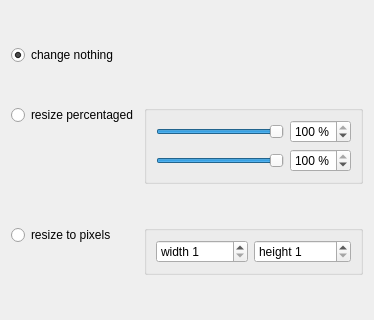
<?xml version="1.0" encoding="UTF-8"?>
<ui version="4.0">
 <class>Widget</class>
 <widget class="QWidget" name="Widget">
  <property name="geometry">
   <rect>
    <x>0</x>
    <y>0</y>
    <width>300</width>
    <height>320</height>
   </rect>
  </property>
  <property name="windowTitle">
   <string notr="true">Form</string>
  </property>
  <layout class="QFormLayout" name="formLayout">
   <item row="1" column="0">
    <widget class="QRadioButton" name="nothingRadioButton">
     <property name="text">
      <string>change nothing</string>
     </property>
     <property name="checked">
      <bool>true</bool>
     </property>
    </widget>
   </item>
   <item row="3" column="0">
    <widget class="QRadioButton" name="percentRadioButton">
     <property name="text">
      <string>resize percentaged</string>
     </property>
    </widget>
   </item>
   <item row="5" column="0">
    <widget class="QRadioButton" name="pixelRadioButton">
     <property name="text">
      <string>resize to pixels</string>
     </property>
    </widget>
   </item>
   <item row="3" column="1">
    <widget class="QGroupBox" name="groupBox">
     <property name="title">
      <string/>
     </property>
     <layout class="QGridLayout" name="gridLayout">
      <item row="1" column="1">
       <widget class="QSpinBox" name="percentHeightSpinBox">
        <property name="toolTip">
         <string>height</string>
        </property>
        <property name="suffix">
         <string> %</string>
        </property>
        <property name="prefix">
         <string/>
        </property>
        <property name="minimum">
         <number>1</number>
        </property>
        <property name="maximum">
         <number>100</number>
        </property>
        <property name="value">
         <number>100</number>
        </property>
       </widget>
      </item>
      <item row="0" column="0">
       <widget class="QSlider" name="widthSlider">
        <property name="minimum">
         <number>1</number>
        </property>
        <property name="maximum">
         <number>100</number>
        </property>
        <property name="sliderPosition">
         <number>100</number>
        </property>
        <property name="orientation">
         <enum>Qt::Horizontal</enum>
        </property>
       </widget>
      </item>
      <item row="0" column="1">
       <widget class="QSpinBox" name="percentWidthSpinBox">
        <property name="toolTip">
         <string>width</string>
        </property>
        <property name="suffix">
         <string> %</string>
        </property>
        <property name="prefix">
         <string/>
        </property>
        <property name="minimum">
         <number>1</number>
        </property>
        <property name="maximum">
         <number>100</number>
        </property>
        <property name="value">
         <number>100</number>
        </property>
       </widget>
      </item>
      <item row="1" column="0">
       <widget class="QSlider" name="heightSlider">
        <property name="minimum">
         <number>1</number>
        </property>
        <property name="maximum">
         <number>100</number>
        </property>
        <property name="sliderPosition">
         <number>100</number>
        </property>
        <property name="orientation">
         <enum>Qt::Horizontal</enum>
        </property>
       </widget>
      </item>
     </layout>
    </widget>
   </item>
   <item row="5" column="1">
    <widget class="QGroupBox" name="groupBox_2">
     <property name="title">
      <string/>
     </property>
     <layout class="QHBoxLayout" name="horizontalLayout">
      <item>
       <widget class="QSpinBox" name="pixelWidthSpinBox">
        <property name="prefix">
         <string>width </string>
        </property>
        <property name="minimum">
         <number>1</number>
        </property>
        <property name="maximum">
         <number>99999</number>
        </property>
       </widget>
      </item>
      <item>
       <widget class="QSpinBox" name="pixelHeightSpinBox">
        <property name="prefix">
         <string>height </string>
        </property>
        <property name="minimum">
         <number>1</number>
        </property>
        <property name="maximum">
         <number>99999</number>
        </property>
       </widget>
      </item>
     </layout>
    </widget>
   </item>
   <item row="0" column="0">
    <spacer name="verticalSpacer">
     <property name="orientation">
      <enum>Qt::Vertical</enum>
     </property>
     <property name="sizeHint" stdset="0">
      <size>
       <width>20</width>
       <height>40</height>
      </size>
     </property>
    </spacer>
   </item>
   <item row="6" column="0">
    <spacer name="verticalSpacer_2">
     <property name="orientation">
      <enum>Qt::Vertical</enum>
     </property>
     <property name="sizeHint" stdset="0">
      <size>
       <width>20</width>
       <height>40</height>
      </size>
     </property>
    </spacer>
   </item>
   <item row="4" column="0">
    <spacer name="verticalSpacer_3">
     <property name="orientation">
      <enum>Qt::Vertical</enum>
     </property>
     <property name="sizeHint" stdset="0">
      <size>
       <width>20</width>
       <height>40</height>
      </size>
     </property>
    </spacer>
   </item>
   <item row="2" column="0">
    <spacer name="verticalSpacer_4">
     <property name="orientation">
      <enum>Qt::Vertical</enum>
     </property>
     <property name="sizeHint" stdset="0">
      <size>
       <width>20</width>
       <height>40</height>
      </size>
     </property>
    </spacer>
   </item>
  </layout>
 </widget>
 <resources/>
 <connections>
  <connection>
   <sender>widthSlider</sender>
   <signal>valueChanged(int)</signal>
   <receiver>percentWidthSpinBox</receiver>
   <slot>setValue(int)</slot>
   <hints>
    <hint type="sourcelabel">
     <x>170</x>
     <y>131</y>
    </hint>
    <hint type="destinationlabel">
     <x>242</x>
     <y>135</y>
    </hint>
   </hints>
  </connection>
  <connection>
   <sender>heightSlider</sender>
   <signal>valueChanged(int)</signal>
   <receiver>percentHeightSpinBox</receiver>
   <slot>setValue(int)</slot>
   <hints>
    <hint type="sourcelabel">
     <x>182</x>
     <y>162</y>
    </hint>
    <hint type="destinationlabel">
     <x>244</x>
     <y>164</y>
    </hint>
   </hints>
  </connection>
  <connection>
   <sender>percentWidthSpinBox</sender>
   <signal>valueChanged(int)</signal>
   <receiver>widthSlider</receiver>
   <slot>setValue(int)</slot>
   <hints>
    <hint type="sourcelabel">
     <x>246</x>
     <y>128</y>
    </hint>
    <hint type="destinationlabel">
     <x>179</x>
     <y>128</y>
    </hint>
   </hints>
  </connection>
  <connection>
   <sender>percentHeightSpinBox</sender>
   <signal>valueChanged(int)</signal>
   <receiver>heightSlider</receiver>
   <slot>setValue(int)</slot>
   <hints>
    <hint type="sourcelabel">
     <x>257</x>
     <y>162</y>
    </hint>
    <hint type="destinationlabel">
     <x>171</x>
     <y>163</y>
    </hint>
   </hints>
  </connection>
 </connections>
</ui>
